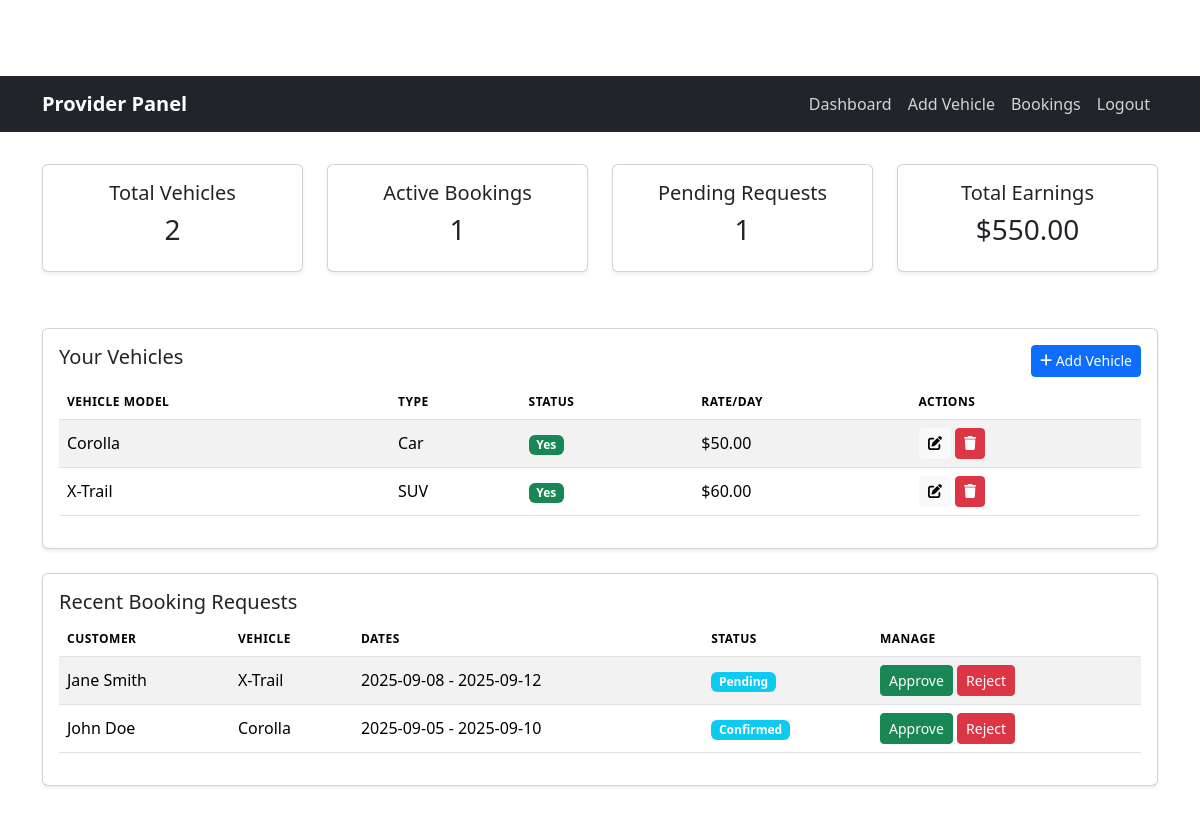
The page /provider/dashboard.php (signed in) on the database its author committed.
### tables this page shows
CREATE TABLE IF NOT EXISTS Vehicles (
    vehicle_id INT PRIMARY KEY AUTO_INCREMENT,
    provider_id INT NOT NULL,
    location_id INT NOT NULL,
    vehicle_type VARCHAR(50) NOT NULL,
    vehicle_brand VARCHAR(100) NOT NULL,
    vehicle_model VARCHAR(200) NOT NULL,
    vehicle_year INT NOT NULL,
    seats INT NOT NULL,
    fuel_type VARCHAR(50) NOT NULL,
    transmission VARCHAR(50) NOT NULL,
    price DECIMAL(10,2) NOT NULL,
    vehicle_availability ENUM('yes', 'no') NOT NULL DEFAULT 'yes',
    FOREIGN KEY (provider_id) REFERENCES providers(provider_id),
    FOREIGN KEY (location_id) REFERENCES Locations(location_id)
);

CREATE TABLE IF NOT EXISTS Bookings (
    booking_id INT PRIMARY KEY AUTO_INCREMENT,
    user_id INT NOT NULL,
    vehicle_id INT NOT NULL,
    pickup_date DATE NOT NULL,
    return_date DATE NOT NULL,
    pickup_location VARCHAR(255) NOT NULL,
    dropoff_location VARCHAR(255) NOT NULL,
    total_amount DECIMAL(10,2) NOT NULL,
    booking_date DATETIME NOT NULL DEFAULT CURRENT_TIMESTAMP,
    created_at TIMESTAMP DEFAULT CURRENT_TIMESTAMP,
    status ENUM('pending', 'confirmed', 'cancelled') NOT NULL DEFAULT 'pending',
    FOREIGN KEY (user_id) REFERENCES Users(user_id),
    FOREIGN KEY (vehicle_id) REFERENCES Vehicles(vehicle_id)
);

CREATE TABLE IF NOT EXISTS Users (
    user_id INT PRIMARY KEY AUTO_INCREMENT,
    username VARCHAR(50) UNIQUE NOT NULL,
    password VARCHAR(255) NOT NULL,
    name VARCHAR(100) NOT NULL,
    email VARCHAR(100) UNIQUE NOT NULL,
    phone VARCHAR(20) NOT NULL,
    created_at TIMESTAMP DEFAULT CURRENT_TIMESTAMP
);

### provider/dashboard.php (the view, shortened to what this page needs)
<?php
$provider_id = $_SESSION['provider_id'];
$conn = Connect();
$result = $conn->query("SELECT COUNT(*) AS count FROM vehicles WHERE provider_id = $provider_id");
$totalVehicles = $result->fetch_assoc()['count'];
$result = $conn->query("
    SELECT COUNT(*) AS count
    FROM bookings b
    JOIN vehicles v ON b.vehicle_id = v.vehicle_id
    WHERE v.provider_id = $provider_id AND b.status = 'confirmed'
");
$activeBookings = $result->fetch_assoc()['count'];
$result = $conn->query("
    SELECT COUNT(*) AS count
    FROM bookings b
    JOIN vehicles v ON b.vehicle_id = v.vehicle_id
    WHERE v.provider_id = $provider_id AND b.status = 'pending'
");
$pendingRequests = $result->fetch_assoc()['count'];
$result = $conn->query("
    SELECT SUM(p.amount) AS total
    FROM payments p
    JOIN bookings b ON p.booking_id = b.booking_id
    JOIN vehicles v ON b.vehicle_id = v.vehicle_id
    WHERE v.provider_id = $provider_id
");
$totalEarnings = $result->fetch_assoc()['total'];
?>
<!DOCTYPE html>
<html lang="en">
<head>
    <link href="../style.css" rel="stylesheet">
    <link href="https://cdn.jsdelivr.net/npm/bootstrap@5.3.2/dist/css/bootstrap.min.css" rel="stylesheet">
</head>
<body>
    <?php include __DIR__ . '/../includes/provider_navbar.php'; ?>
    <div class="container main-content">
        <div class="row mb-4">
            <div class="col-md-3">
                <div class="card text-center p-3">
                    <h5>Total Vehicles</h5>
                    <h3><?= $totalVehicles ?></h3>
                </div>
            </div>
            <div class="col-md-3">
                <div class="card text-center p-3">
                    <h5>Active Bookings</h5>
                    <h3><?= $activeBookings ?></h3>
                </div>
            </div>
            <div class="col-md-3">
                <div class="card text-center p-3">
                    <h5>Pending Requests</h5>
                    <h3><?= $pendingRequests ?></h3>
                </div>
            </div>
            <div class="col-md-3">
                <div class="card text-center p-3">
                    <h5>Total Earnings</h5>
                    <h3>$<?= number_format($totalEarnings ?? 0, 2) ?></h3>
                </div>
            </div>
        </div>
        <div class="card mb-4 p-3">
            <div class="d-flex justify-content-between mb-2">
                <h5>Your Vehicles</h5>
                <a href="add_vehicle.php" class="btn btn-primary btn-sm"><i class="fas fa-plus"></i> Add Vehicle</a>
            </div>
            <table class="table table-striped">
                <thead>
                    <tr>
                        <th>Vehicle Model</th>
                        <th>Type</th>
                        <th>Status</th>
                        <th>Rate/Day</th>
                        <th>Actions</th>
                    </tr>
                </thead>
                <tbody>
                    <?php
                    $stmt = $conn->query("SELECT * FROM vehicles WHERE provider_id = $provider_id");
                    while ($vehicle = $stmt->fetch_assoc()) {
                        echo "<tr>
                            <td>{$vehicle['vehicle_model']}</td>
                            <td>{$vehicle['vehicle_type']}</td>
                            <td><span class='badge bg-".($vehicle['vehicle_availability']=='yes'?'success':'warning')."'>".ucfirst($vehicle['vehicle_availability'])."</span></td>
                            <td>\${$vehicle['price']}</td>
                            <td>
                                <a href='edit_vehicle.php?id={$vehicle['vehicle_id']}' class='btn btn-sm btn-light'><i class='fas fa-edit'></i></a>
                                <a href='delete_vehicle.php?id={$vehicle['vehicle_id']}' class='btn btn-sm btn-danger'><i class='fas fa-trash'></i></a>
                            </td>
                        </tr>";
                    }
                    ?>
                </tbody>
            </table>
        </div>
        <div class="card p-3">
            <h5>Recent Booking Requests</h5>
            <table class="table table-striped">
                <thead>
                    <tr>
                        <th>Customer</th>
                        <th>Vehicle</th>
                        <th>Dates</th>
                        <th>Status</th>
                        <th>Manage</th>
                    </tr>
                </thead>
                <tbody>
                    <?php
                    $stmt = $conn->query("
                        SELECT b.*, u.name AS customer, v.vehicle_model AS vehicle
                        FROM bookings b
                        JOIN users u ON b.user_id = u.user_id
                        JOIN vehicles v ON b.vehicle_id = v.vehicle_id
                        WHERE v.provider_id = $provider_id
                        ORDER BY b.booking_date DESC LIMIT 5
                    ");
                    while ($booking = $stmt->fetch_assoc()) {
                        echo "<tr>
                            <td>{$booking['customer']}</td>
                            <td>{$booking['vehicle']}</td>
                            <td>{$booking['pickup_date']} - {$booking['return_date']}</td>
                            <td><span class='badge bg-info'>".ucfirst($booking['status'])."</span></td>
                            <td>
                                <a href='approve_booking.php?id={$booking['booking_id']}' class='btn btn-sm btn-success'>Approve</a>
                                <a href='reject_booking.php?id={$booking['booking_id']}' class='btn btn-sm btn-danger'>Reject</a>
                            </td>
                        </tr>";
                    }
                    ?>
                </tbody>
            </table>
        </div>
    </div>
</body>
</html>

### includes/provider_navbar.php
<nav class="navbar navbar-expand-lg navbar-dark bg-dark">
  <div class="container">
    <a class="navbar-brand" href="dashboard.php">Provider Panel</a>
    <div class="collapse navbar-collapse">
      <ul class="navbar-nav ms-auto">
        <li class="nav-item"><a class="nav-link" href="dashboard.php">Dashboard</a></li>
        <li class="nav-item"><a class="nav-link" href="add_vehicle.php">Add Vehicle</a></li>
        <li class="nav-item"><a class="nav-link" href="bookings.php">Bookings</a></li>
        <li class="nav-item"><a class="nav-link" href="../logout.php">Logout</a></li>
      </ul>
    </div>
  </div>
</nav>

### admin/assets/css/style.css (style rules this page uses)
body { font-family: 'Inter', sans-serif; background-color: #f8f9fa; padding-top: 76px; }
.navbar { background-color: #1a1a1a !important; padding: 1rem; }
.navbar-brand { color: #fff !important; font-weight: 600; }
.nav-link { color: rgba(255, 255, 255, 0.8) !important; padding: 0.5rem 1rem; transition: all 0.3s ease; }
.main-content { padding: 2rem 0; }
.card { border: none; box-shadow: 0 0.125rem 0.25rem rgba(0, 0, 0, 0.075); border-radius: 10px; }
.table > :not(:first-child) { border-top: none; }
.table th { font-weight: 600; text-transform: uppercase; font-size: 0.75rem; letter-spacing: 0.5px; }
.table td { vertical-align: middle; }
.badge { padding: 0.5em 0.8em; font-weight: 500; }
.btn-light { background-color: #f8f9fa; border-color: #e9ecef; }
.table { margin-bottom: 0; }
.table > :not(caption) > * > * { padding: 1rem; }
.table > tbody > tr > td { vertical-align: middle; }
.card { box-shadow: 0 0.125rem 0.25rem rgba(0, 0, 0, 0.075); margin-bottom: 2rem; }
.badge.bg-success { background-color: #198754 !important; }
.badge.bg-info { background-color: #0dcaf0 !important; }

### rows shown on the page
vehicles: vehicle_model "Corolla", vehicle_type "Car", vehicle_availability "Yes", price "50.00"
vehicles: vehicle_model "X-Trail", vehicle_type "SUV", vehicle_availability "Yes", price "60.00"
bookings: user.name "Jane Smith", vehicle.vehicle_model "X-Trail", pickup_date "2025-09-08", return_date "2025-09-12", status "Pending"
bookings: user.name "John Doe", vehicle.vehicle_model "Corolla", pickup_date "2025-09-05", return_date "2025-09-10", status "Confirmed"

### other values the page prints
$totalVehicles "2"
$activeBookings "1"
$pendingRequests "1"
$totalEarnings "550.00"
